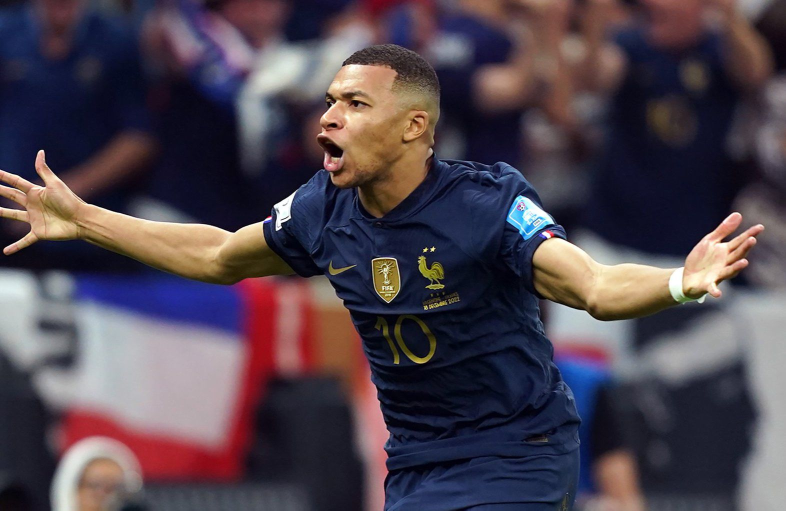
#> input picture img/mbappe.jpeg, 1571 x 1021 px (shown at 1/2 size)
$ python teste.py
#> lines starting #> are read from the running program, lines starting #| are printed output that depends on the picture
import cv2
import numpy as np
import matplotlib.pyplot as plt

input_file = "img/mbappe.jpeg"
imagem = cv2.imread(input_file)
#> imagem is the input picture: shape (1021, 1571, 3); mean B, G, R 78.4, 67.6, 78.7

def obter_dimensoes_imagem(imagem):
    largura = imagem.shape[1]
#> largura = 1571
    altura = imagem.shape[0]
#> altura = 1021
    num_canais = imagem.shape[2]
#> num_canais = 3
    return largura, altura, num_canais

# Obter dimensões da imagem
largura, altura, num_canais = obter_dimensoes_imagem(imagem)
#> largura = 1571; altura = 1021; num_canais = 3
print("Largura em pixels:", largura)
#| Largura em pixels: 1571
print("Altura em pixels:", altura)
#| Altura em pixels: 1021
print("Quantidade de canais:", num_canais)
#| Quantidade de canais: 3


def criar_canal_cor(imagem, canal):
#> called with canal = 0
    canal_img = np.zeros_like(imagem, dtype=np.uint8)
    canal_img[:, :, canal] = imagem[:, :, canal]
    return canal_img

# Criar canais de cores separados
canal_blue = criar_canal_cor(imagem, 0)
canal_green = criar_canal_cor(imagem, 1)
#> call 2 of criar_canal_cor, with canal = 1
#> in criar_canal_cor (call 2), `canal_img[:, :, canal] = imagem[:, :, canal]`:
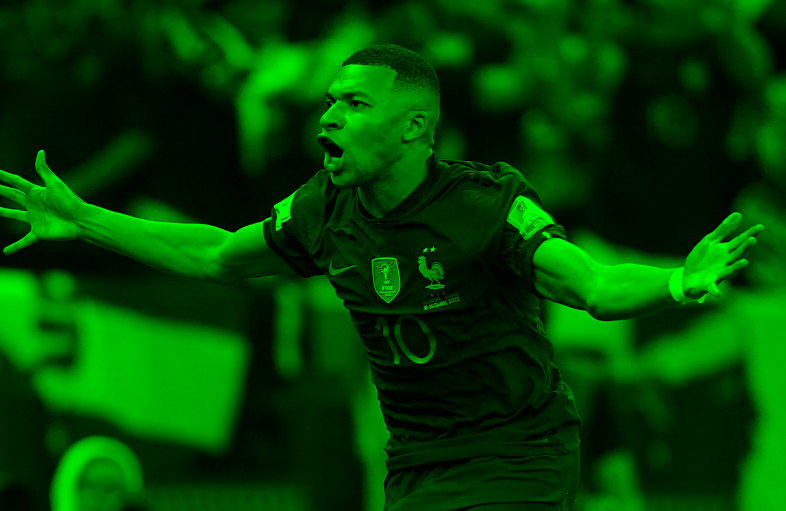
#> canal_img: shape (1021, 1571, 3) (shown at 1/2 size); mean B, G, R 0, 67.6, 0
canal_red = criar_canal_cor(imagem, 2)
#> call 3 of criar_canal_cor, with canal = 2
#> in criar_canal_cor (call 3), `canal_img[:, :, canal] = imagem[:, :, canal]`:
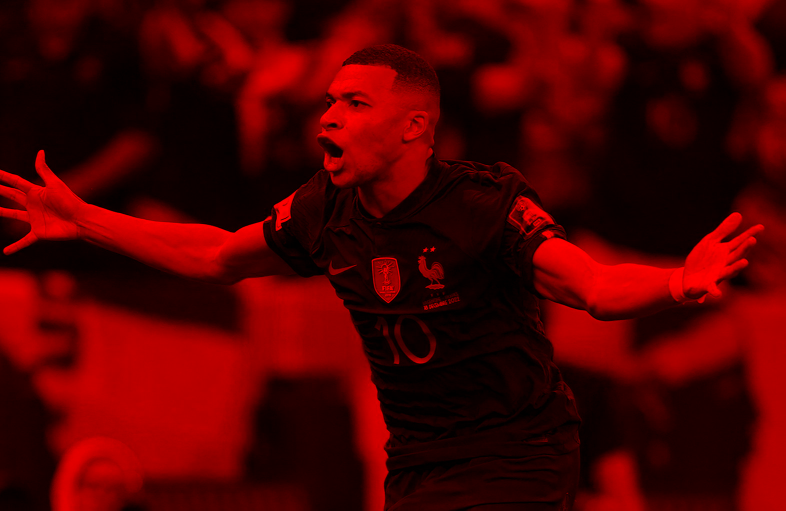
#> canal_img: shape (1021, 1571, 3) (shown at 1/2 size); mean B, G, R 0, 0, 78.7

cv2.imwrite("ImagemAzul.jpg", canal_blue)
cv2.imwrite("ImagemVerde.jpg", canal_green)
cv2.imwrite("ImagemVermelha.jpg", canal_red)

def calcular_histograma(imagem, canal):
#> called with canal = 0
    hist = [0] * 256

    for i in range(imagem.shape[0]):
        for j in range(imagem.shape[1]):
            valor_pixel = imagem[i][j][canal]
            hist[valor_pixel] += 1
#> after the loop, hist = 256 values, max 23949 at index 45, min 155 at index 240, mean 6265.6

    return hist

# Calcular histograma para o canal azul
histBlue = calcular_histograma(imagem, 0)
#> histBlue has the same summary as hist in calcular_histograma

# Calcular histograma para o canal vermelho
histRed = calcular_histograma(imagem, 2)
#> histRed = 256 values, max 35905 at index 13, min 872 at index 253, mean 6265.6

# Calcular histograma para o canal verde
histGreen = calcular_histograma(imagem, 1)
#> histGreen = 256 values, max 34471 at index 14, min 328 at index 247, mean 6265.6

# Plote os histogramas
plt.figure(figsize=(12, 6))
plt.subplot(131)
plt.title("Histograma Azul")
plt.bar(range(256), histBlue, color='blue', alpha=0.7)
plt.subplot(132)
plt.title("Histograma Vermelho")
plt.bar(range(256), histRed, color='red', alpha=0.7)
plt.subplot(133)
plt.title("Histograma Verde")
plt.bar(range(256), histGreen, color='green', alpha=0.7)
plt.show()
#> figure, not shown here; panel 1: tallest bar 23949 high, from x = 44.6 to 45.4; panel 2: tallest bar 35905 high, from x = 12.6 to 13.4; panel 3: tallest bar 34471 high, from x = 13.6 to 14.4


# Função para calcular o histograma em tons de cinza
def calcular_histograma_cinza(imagem):
    if len(imagem.shape) == 3:
        imagem_cinza = cv2.cvtColor(imagem, cv2.COLOR_BGR2GRAY)
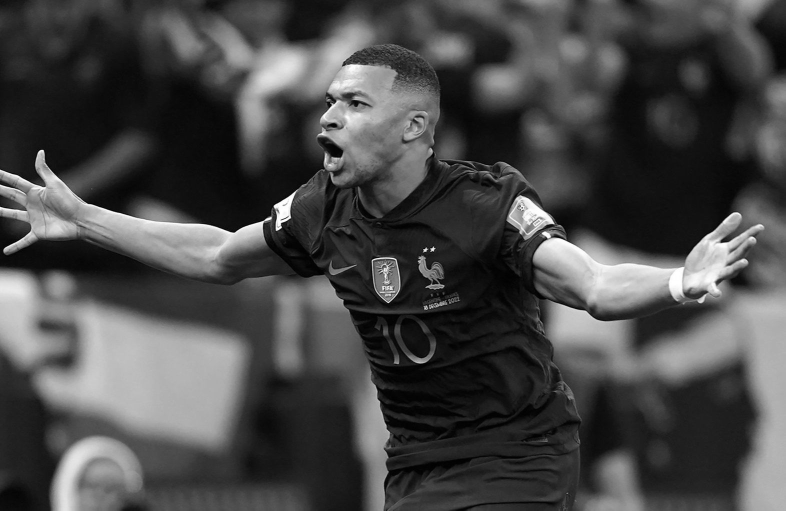
#> imagem_cinza: shape (1021, 1571) (shown at 1/2 size); min 0, max 255, mean 72.1
    else:
        imagem_cinza = imagem
    hist = cv2.calcHist([imagem_cinza], [0], None, [256], [0, 256])
#> hist = 256 values, max 31680 at index 16, min 32 at index 0, mean 6265.6
    return hist

# Calcular o histograma em tons de cinza
histGrey = calcular_histograma_cinza(imagem)
#> histGrey has the same summary as hist in calcular_histograma_cinza

# Criar o eixo x
pixel = np.arange(256)

# Título do gráfico
plt.xlabel('Pixel')
plt.ylabel('Quantidade')
plt.title('Histograma da Imagem em Tons de Cinza')
plt.bar(pixel, histGrey.ravel(), color='gray')
plt.show()
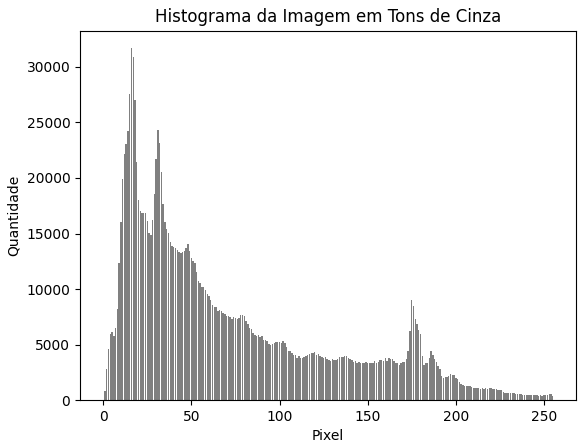
#> figure drawn by matplotlib, 1 panel; tallest bar 31680 high, from x = 15.6 to 16.4

# [46 lines of commented-out code are left out]

imagem = cv2.imread(input_file, cv2.IMREAD_GRAYSCALE)
#> imagem: shape (1021, 1571); min 0, max 255, mean 72.1


# Defina os valores de contraste (c) e luminosidade (l)
c = 1
l = 50

# [108 lines of commented-out code are left out]

def plotar_curva_de_tom(x, y, titulo, cor):
    plt.xlabel('Origem - R')
    plt.ylabel('Destino - S')
    plt.title(titulo)
    plt.plot(x, y, color=cor)
    plt.show()


# [17 lines of commented-out code are left out]


def expandir_histograma_c_l(imagem, c, l):
    # Crie uma imagem de destino com as mesmas dimensões da imagem original
#> called with c = 2, l = 100
    imagem_expandida = np.zeros_like(imagem, dtype=np.uint8)

    # Aplicar a expansão do histograma usando os valores c e l
    imagem_expandida = c * imagem + l
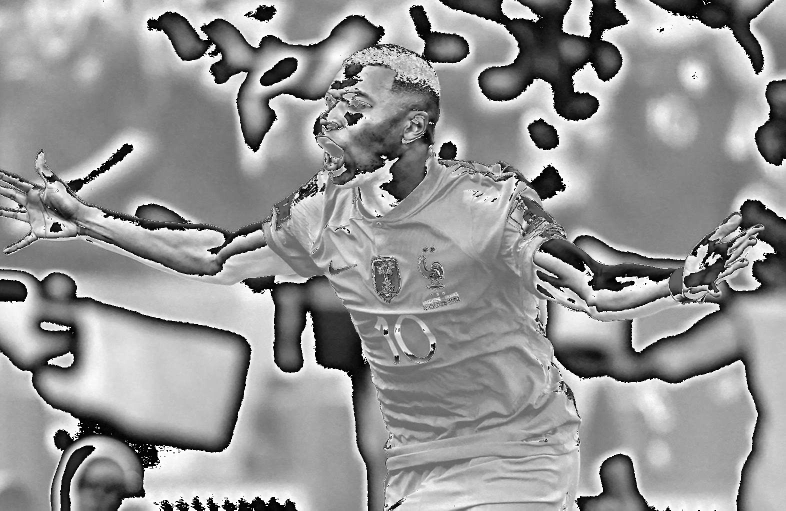
#> imagem_expandida: shape (1021, 1571) (shown at 1/2 size); min 0, max 254, mean 147.4

    # Certifique-se de que os valores dos pixels estejam no intervalo válido (0-255)
    imagem_expandida = np.clip(imagem_expandida, 0, 255)

    return imagem_expandida

def expandir_histograma_r1_r2_s1_s2(imagem, r1, r2, s1, s2):
    # Crie uma imagem de destino com as mesmas dimensões da imagem original
#> called with r1 = 50, r2 = 230, s1 = 500, s2 = 3500
    imagem_expandida = np.zeros_like(imagem, dtype=np.uint8)

    # Aplicar a expansão do histograma usando os valores r1, r2, s1 e s2
    for i in range(imagem.shape[0]):
        for j in range(imagem.shape[1]):
            if imagem[i][j] <= r1:
                imagem_expandida[i][j] = (s1 / r1) * imagem[i][j]
            elif imagem[i][j] >= r2:
                imagem_expandida[i][j] = (imagem[i][j] - r2) * ((s2 - s1) / (255 - r2)) + s1
            else:
                imagem_expandida[i][j] = (((imagem[i][j] - r1) * (s2 - s1)) / (r2 - r1)) + s1
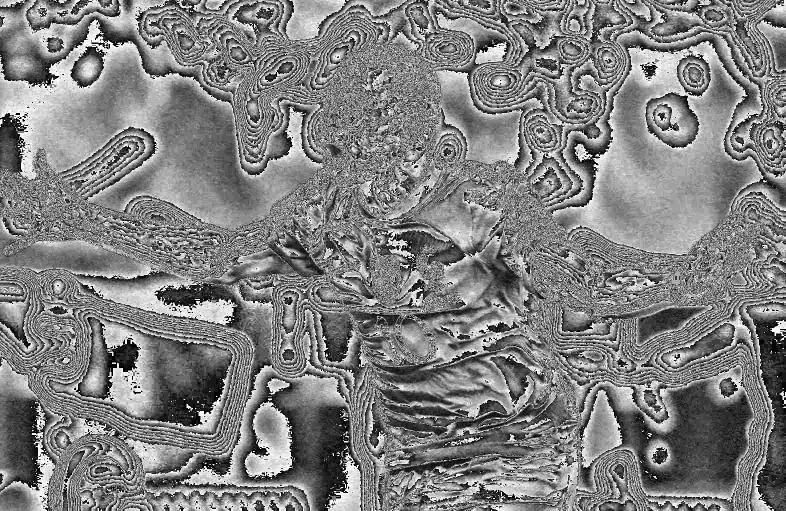
#> imagem_expandida: shape (1021, 1571) (shown at 1/2 size); min 0, max 254, mean 128.1

    # Certifique-se de que os valores dos pixels estejam no intervalo válido (0-255)
    imagem_expandida = np.clip(imagem_expandida, 0, 255)

    return imagem_expandida

# Aplicar expansão de histograma com c e l
imagem_expandida_cl = expandir_histograma_c_l(imagem, 2, 100)

# Aplicar expansão de histograma com r1, r2, s1 e s2
imagem_expandida_r1_r2_s1_s2 = expandir_histograma_r1_r2_s1_s2(imagem, 50, 230, 500, 3500)

# Plote os histogramas das imagens expandidas
plt.figure(figsize=(12, 4))

plt.subplot(121)
plt.hist(imagem_expandida_cl.ravel(), bins=256, range=(0, 256), color='red', alpha=0.5, label='c=2, l=100')
plt.xlabel('Pixel')
plt.ylabel('Quantidade')
plt.title('Histograma da Imagem Expandida (c e l)')
plt.legend()

plt.subplot(122)
plt.hist(imagem_expandida_r1_r2_s1_s2.ravel(), bins=256, range=(0, 256), color='blue', alpha=0.5, label='r1=50, r2=230, s1=500, s2=3500')
plt.xlabel('Pixel')
plt.ylabel('Quantidade')
plt.title('Histograma da Imagem Expandida (r1, r2, s1, s2)')
plt.legend()

plt.tight_layout()
plt.show()
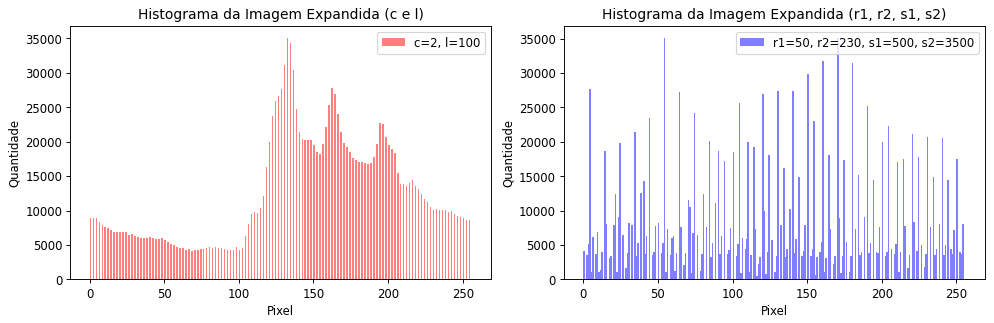
#> figure drawn by matplotlib, 2 panels; panel 1: tallest bar 35067 high, from x = 132 to 133; panel 2: tallest bar 35104 high, from x = 170 to 171

$ run again, with img/arrozfeijao.webp saved as img/mbappe.jpeg
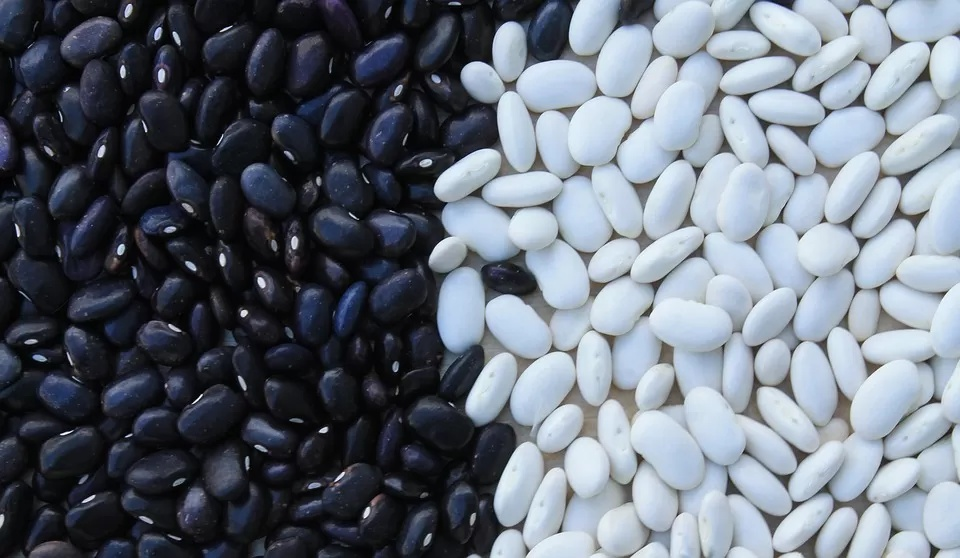
#> input picture img/arrozfeijao.webp, 960 x 558 px
#> imagem is the input picture: shape (558, 960, 3); mean B, G, R 122.1, 110.9, 103
#> `largura, altura, num_canais = obter_dimensoes_imagem(imagem)`: largura = 960; altura = 558; num_canais = 3
#| Largura em pixels: 960
#| Altura em pixels: 558
#| Quantidade de canais: 3
#> in criar_canal_cor (call 3), `canal_img[:, :, canal] = imagem[:, :, canal]`:
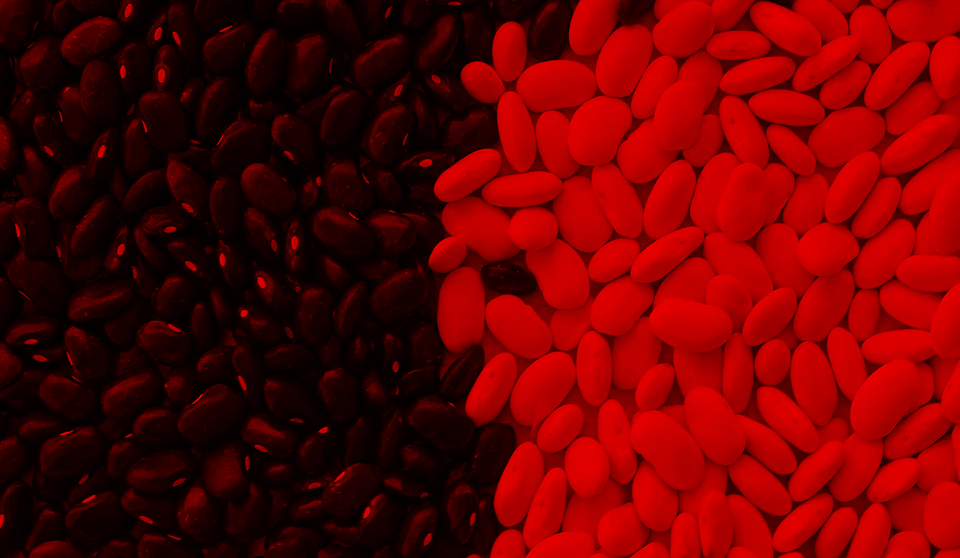
#> canal_img: shape (558, 960, 3); mean B, G, R 0, 0, 103
#> after the loop in calcular_histograma, `for i in range(imagem.shape[0]):`: hist = 256 values, max 7138 at index 238, min 17 at index 0, mean 2092.5
#> histBlue has the same summary as hist in calcular_histograma
#> histRed = 256 values, max 9462 at index 6, min 0 at index 251, mean 2092.5
#> histGreen = 256 values, max 9117 at index 7, min 3 at index 254, mean 2092.5
#> in calcular_histograma_cinza, `hist = cv2.calcHist([imagem_cinza], [0], None, [256], [0, 256])`: hist = 256 values, max 9250 at index 7, min 0 at index 255, mean 2092.5
#> histGrey has the same summary as hist in calcular_histograma_cinza
#> imagem: shape (558, 960)
#> `plt.show()`:
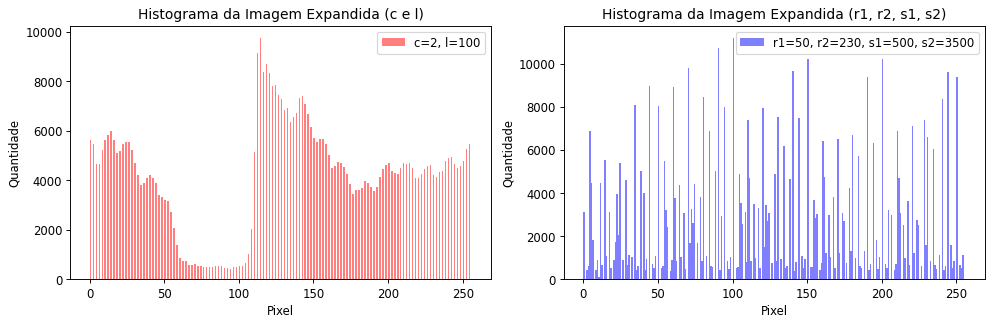
#> figure drawn by matplotlib, 2 panels; panel 1: tallest bar 9756 high, from x = 114 to 115; panel 2: tallest bar 11211 high, from x = 100 to 101
